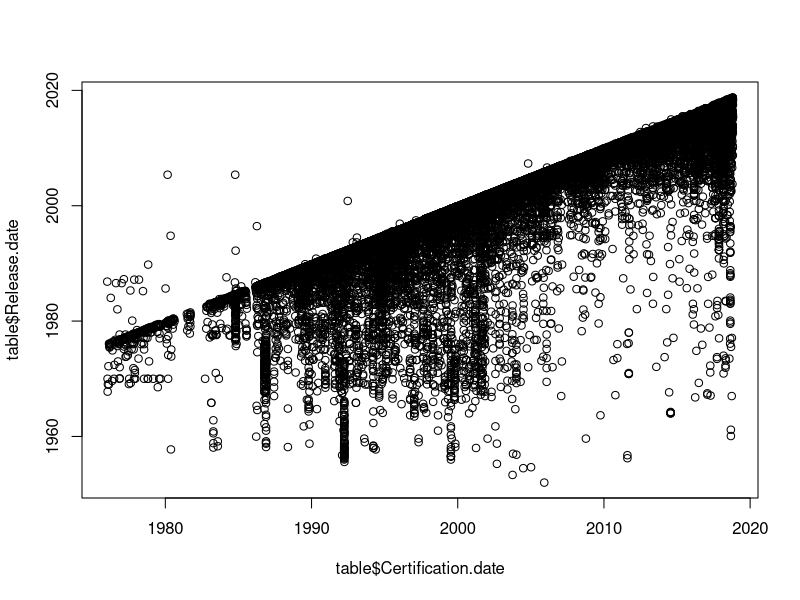

The R source for this figure:
table <- read.csv2('data/riaa.csv', header=TRUE, sep=';')

# Converting columns
table$Certification.date <- as.Date(table$Certification.date, '%B %d, %Y')
table$Release.date <- as.Date(table$Release.date, '%B %d, %Y')

value <- regexpr("(\\d+|\\d+\\.\\d+)", table$Certified.Units)
value <- regmatches(table$Certified.Units, value)
table$Certified.Units <- as.double(value) * 1e6

summary(table)

plot(table$Release.date ~ table$Certification.date)
